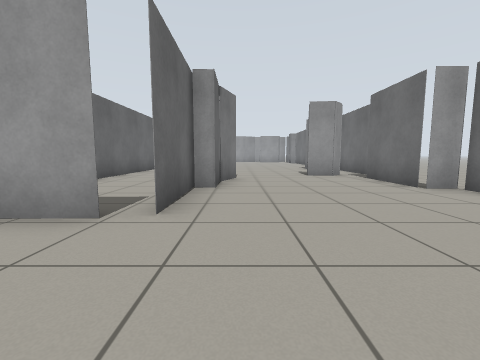
View 1 (above)

12 first-person views from a walk through a robot-simulator world made for Gazebo. The camera is 0.72 m above the floor, tilts 6° down and sees 90° across. The floor is counted in squares, 1 m on a side. Each view is taken from the middle of a square. On the plan, view 1 faces up. The plan holds only what a view shows up to about 9 squares ahead; the rest is blank.

View 2
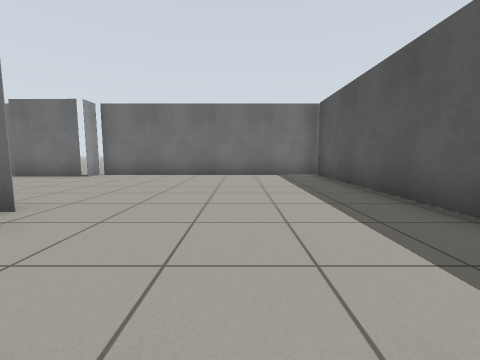

View 3
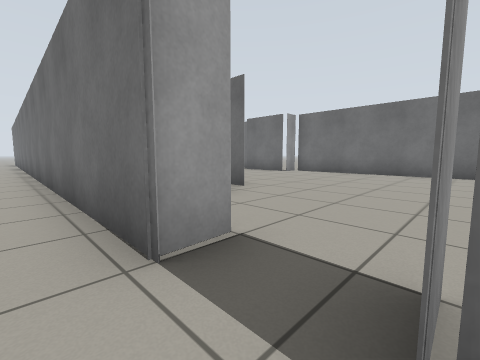

View 4
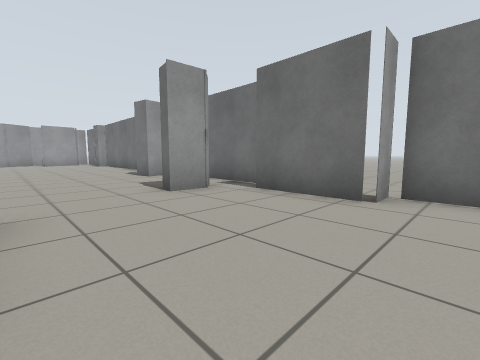

View 5
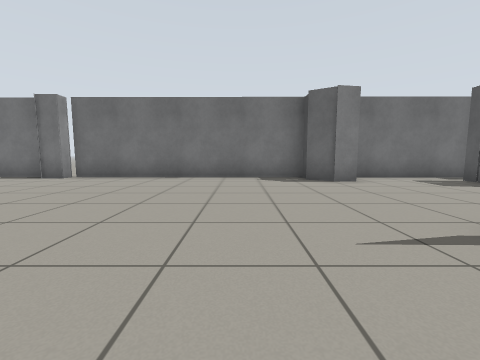

View 6
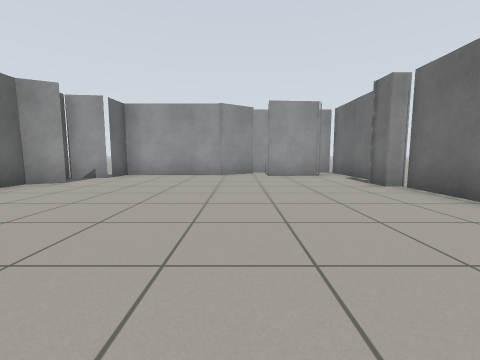

View 7
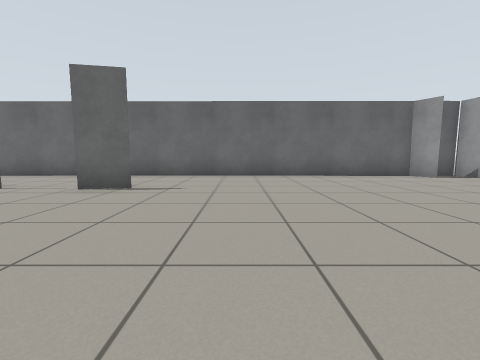

View 8
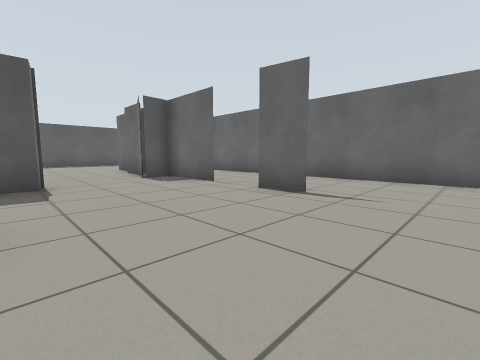

View 9
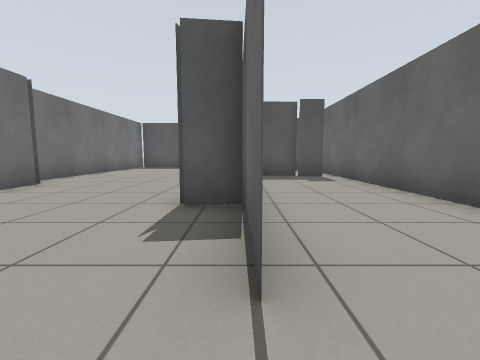

View 10
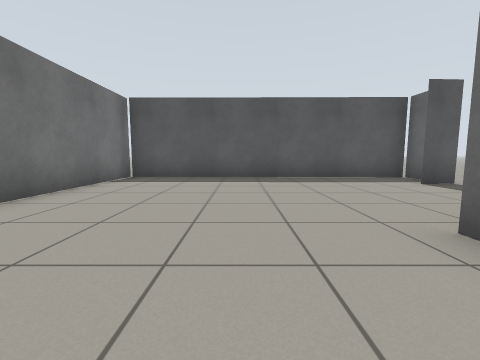

View 11
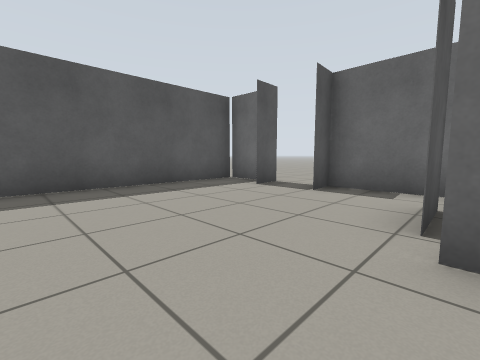

View 12
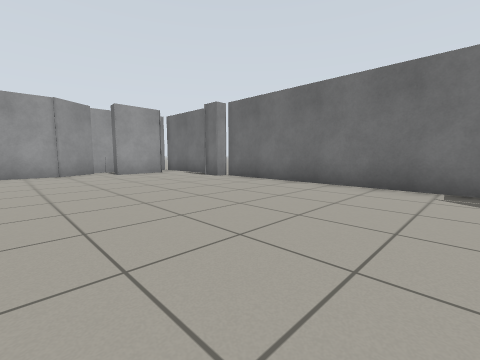

### Floor plan
Points are (right, up) in squares from view 1. A wall is a line through its corners. A room is listed if a view was taken in it or the views show most of it. See-through windows are left out.
Room 1 (views 1, 2, 4, 5, 6, 7, 8, 9, 10, 11, 12)
walls: (-1.1, 9.9) (-1, 2.8); (-1.1, 7.6) (-0.1, 7.7) (-0.5, 6.4); (-1.2, 12.8) (-0.9, 11.5); (-0.5, 6.7) (-0.5, 5.3) (-1.1, 5.2); (4.1, 11.9) (3.5, 11.8) (3.4, 12.3) (3.9, 13.1); (4.6, 7.8) (4.6, 11.4); (4.2, 13) (4.6, 13) (4.7, 20.4) (4.3, 20.4) (4.3, 21.1); (-3, 2.7) (-1.5, 2.7) (-2.8, 2.6); (-3.9, 3) (-2.9, 3.1); (-3.5, 0.6) (-4.3, 0.6); (-3.4, 21.2) (-4.2, 20.8) (-4.3, 0.6); (-4.4, -0.9) (-3.4, -0.9); (-4.3, -1.5) (-4.3, -2.7) (4.5, -2.7) (4.6, 5.1) (3.9, 5.1) (3.9, 7.5); (4.7, 21.4) (4.7, 24.1); (3.7, 23.3) (2, 23.2) (2, 23.7); (1.5, 24.3) (0.4, 23.6) (-3, 23.6) (-3.1, 22.5) (-4.2, 22.4)
ways out: opening at (-4, 0) to room 2
Room 2 (view 3)
walls: (-4.3, 0.6) (-4.3, 11.2)
ways out: opening at (-4, 0) to room 1

Where each view was taken, in squares from view 1:
view 1: 0 up, 0 right, facing up
view 2: 0 up, 4 left, facing right
view 3: 1 down, 5 left, facing up-right
view 4: 4 up, 0 right, facing up-right
view 5: 15 up, 3 left, facing right
view 6: 15 up, 1 right, facing up
view 7: 15 up, 4 right, facing left
view 8: 15 up, 3 right, facing down-left
view 9: 11 up, 1 left, facing down
view 10: 5 up, 1 right, facing down
view 11: 3 up, 1 right, facing down-left
view 12: 14 up, 1 left, facing up-right
